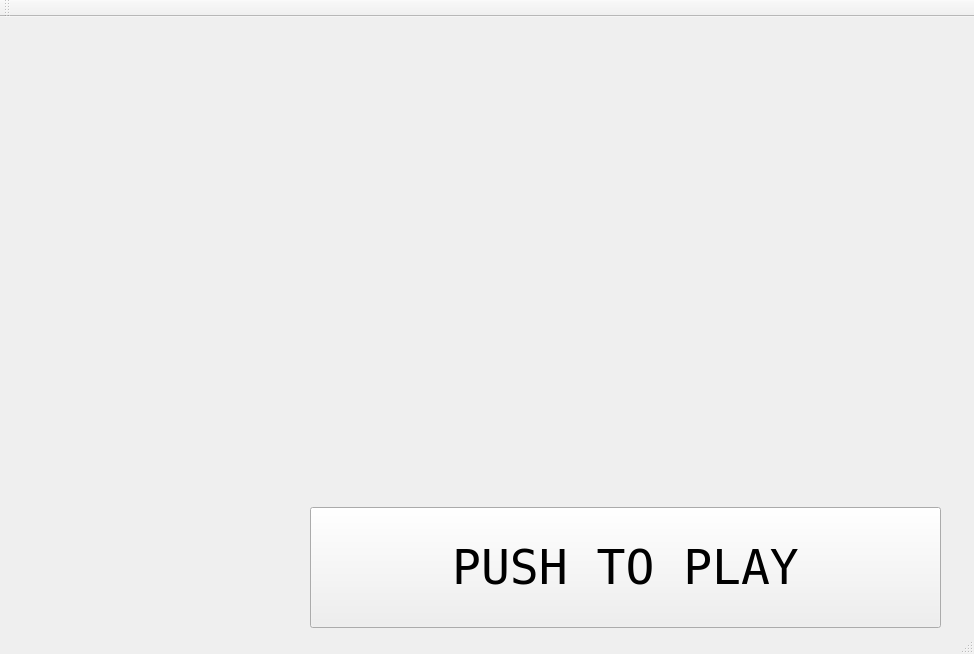
<?xml version="1.0" encoding="UTF-8"?>
<ui version="4.0">
 <class>MainWindow</class>
 <widget class="QMainWindow" name="MainWindow">
  <property name="geometry">
   <rect>
    <x>0</x>
    <y>0</y>
    <width>974</width>
    <height>654</height>
   </rect>
  </property>
  <property name="minimumSize">
   <size>
    <width>974</width>
    <height>654</height>
   </size>
  </property>
  <property name="maximumSize">
   <size>
    <width>974</width>
    <height>654</height>
   </size>
  </property>
  <property name="windowTitle">
   <string>Type Destiny ~Noah Chong</string>
  </property>
  <widget class="QWidget" name="centralWidget">
   <widget class="QPushButton" name="btnSplash">
    <property name="geometry">
     <rect>
      <x>310</x>
      <y>490</y>
      <width>631</width>
      <height>121</height>
     </rect>
    </property>
    <property name="font">
     <font>
      <family>Fixedsys</family>
      <pointsize>36</pointsize>
     </font>
    </property>
    <property name="cursor">
     <cursorShape>PointingHandCursor</cursorShape>
    </property>
    <property name="mouseTracking">
     <bool>false</bool>
    </property>
    <property name="text">
     <string>PUSH TO PLAY</string>
    </property>
    <property name="checkable">
     <bool>false</bool>
    </property>
   </widget>
  </widget>
  <widget class="QToolBar" name="mainToolBar">
   <attribute name="toolBarArea">
    <enum>TopToolBarArea</enum>
   </attribute>
   <attribute name="toolBarBreak">
    <bool>false</bool>
   </attribute>
  </widget>
  <widget class="QStatusBar" name="statusBar"/>
 </widget>
 <layoutdefault spacing="6" margin="11"/>
 <resources/>
 <connections/>
</ui>
